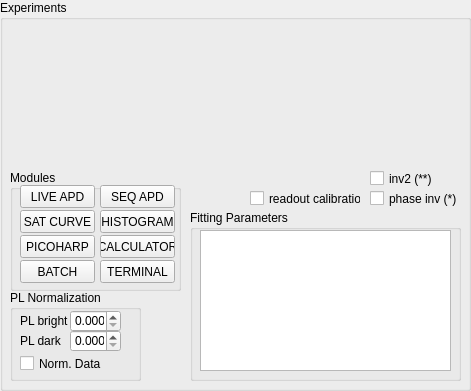
    <widget class="QGroupBox" name="groupBox_expinfo">
     <property name="geometry">
      <rect>
       <x>830</x>
       <y>460</y>
       <width>471</width>
       <height>391</height>
      </rect>
     </property>
     <property name="title">
      <string>Experiments</string>
     </property>
     <widget class="QLabel" name="label_pb_disp">
      <property name="geometry">
       <rect>
        <x>40</x>
        <y>20</y>
        <width>391</width>
        <height>151</height>
       </rect>
      </property>
      <property name="text">
       <string/>
      </property>
     </widget>
     <widget class="QGroupBox" name="groupBox_modules">
      <property name="geometry">
       <rect>
        <x>10</x>
        <y>170</y>
        <width>171</width>
        <height>121</height>
       </rect>
      </property>
      <property name="title">
       <string>Modules</string>
      </property>
      <widget class="QPushButton" name="btn_widget_liveapd">
       <property name="geometry">
        <rect>
         <x>10</x>
         <y>15</y>
         <width>75</width>
         <height>23</height>
        </rect>
       </property>
       <property name="text">
        <string>LIVE APD</string>
       </property>
       <property name="checkable">
        <bool>true</bool>
       </property>
      </widget>
      <widget class="QPushButton" name="btn_widget_seqapd">
       <property name="geometry">
        <rect>
         <x>90</x>
         <y>15</y>
         <width>75</width>
         <height>23</height>
        </rect>
       </property>
       <property name="text">
        <string>SEQ APD</string>
       </property>
       <property name="checkable">
        <bool>true</bool>
       </property>
      </widget>
      <widget class="QPushButton" name="btn_widget_satcurve">
       <property name="geometry">
        <rect>
         <x>10</x>
         <y>40</y>
         <width>75</width>
         <height>23</height>
        </rect>
       </property>
       <property name="text">
        <string>SAT CURVE</string>
       </property>
       <property name="checkable">
        <bool>true</bool>
       </property>
      </widget>
      <widget class="QPushButton" name="btn_widget_histogram">
       <property name="geometry">
        <rect>
         <x>90</x>
         <y>40</y>
         <width>75</width>
         <height>23</height>
        </rect>
       </property>
       <property name="text">
        <string>HISTOGRAM</string>
       </property>
       <property name="checkable">
        <bool>true</bool>
       </property>
      </widget>
      <widget class="QPushButton" name="btn_widget_picoharp">
       <property name="geometry">
        <rect>
         <x>10</x>
         <y>65</y>
         <width>75</width>
         <height>23</height>
        </rect>
       </property>
       <property name="text">
        <string>PICOHARP</string>
       </property>
       <property name="checkable">
        <bool>true</bool>
       </property>
      </widget>
      <widget class="QPushButton" name="btn_widget_calculator">
       <property name="geometry">
        <rect>
         <x>90</x>
         <y>65</y>
         <width>75</width>
         <height>23</height>
        </rect>
       </property>
       <property name="text">
        <string>CALCULATOR</string>
       </property>
       <property name="checkable">
        <bool>true</bool>
       </property>
      </widget>
      <widget class="QPushButton" name="btn_widget_batch">
       <property name="geometry">
        <rect>
         <x>10</x>
         <y>90</y>
         <width>75</width>
         <height>23</height>
        </rect>
       </property>
       <property name="text">
        <string>BATCH</string>
       </property>
       <property name="checkable">
        <bool>true</bool>
       </property>
      </widget>
      <widget class="QPushButton" name="btn_widget_terminal">
       <property name="geometry">
        <rect>
         <x>90</x>
         <y>90</y>
         <width>75</width>
         <height>23</height>
        </rect>
       </property>
       <property name="text">
        <string>TERMINAL</string>
       </property>
       <property name="checkable">
        <bool>true</bool>
       </property>
      </widget>
     </widget>
     <widget class="QGroupBox" name="groupBox_plnorm">
      <property name="geometry">
       <rect>
        <x>10</x>
        <y>290</y>
        <width>131</width>
        <height>91</height>
       </rect>
      </property>
      <property name="title">
       <string>PL Normalization</string>
      </property>
      <widget class="QDoubleSpinBox" name="dbl_plnorm_bright">
       <property name="geometry">
        <rect>
         <x>60</x>
         <y>20</y>
         <width>51</width>
         <height>22</height>
        </rect>
       </property>
       <property name="specialValueText">
        <string/>
       </property>
       <property name="decimals">
        <number>3</number>
       </property>
      </widget>
      <widget class="QDoubleSpinBox" name="dbl_plnorm_dark">
       <property name="geometry">
        <rect>
         <x>60</x>
         <y>40</y>
         <width>51</width>
         <height>22</height>
        </rect>
       </property>
       <property name="decimals">
        <number>3</number>
       </property>
      </widget>
      <widget class="QLabel" name="label_plnorm_bright">
       <property name="geometry">
        <rect>
         <x>10</x>
         <y>20</y>
         <width>61</width>
         <height>22</height>
        </rect>
       </property>
       <property name="text">
        <string>PL bright</string>
       </property>
      </widget>
      <widget class="QLabel" name="label_plnorm_dark">
       <property name="geometry">
        <rect>
         <x>10</x>
         <y>40</y>
         <width>61</width>
         <height>22</height>
        </rect>
       </property>
       <property name="text">
        <string>PL dark</string>
       </property>
      </widget>
      <widget class="QCheckBox" name="chkbx_plnorm">
       <property name="geometry">
        <rect>
         <x>10</x>
         <y>65</y>
         <width>101</width>
         <height>17</height>
        </rect>
       </property>
       <property name="text">
        <string>Norm. Data</string>
       </property>
      </widget>
     </widget>
     <widget class="QGroupBox" name="groupBox_fits">
      <property name="geometry">
       <rect>
        <x>190</x>
        <y>210</y>
        <width>271</width>
        <height>171</height>
       </rect>
      </property>
      <property name="title">
       <string>Fitting Parameters</string>
      </property>
      <widget class="QTextBrowser" name="disp_fits">
       <property name="geometry">
        <rect>
         <x>10</x>
         <y>20</y>
         <width>251</width>
         <height>141</height>
        </rect>
       </property>
      </widget>
     </widget>
     <widget class="QCheckBox" name="chkbx_readoutcal">
      <property name="geometry">
       <rect>
        <x>250</x>
        <y>190</y>
        <width>111</width>
        <height>17</height>
       </rect>
      </property>
      <property name="layoutDirection">
       <enum>Qt::LeftToRight</enum>
      </property>
      <property name="text">
       <string>readout calibration</string>
      </property>
     </widget>
     <widget class="QCheckBox" name="chkbx_inv2">
      <property name="geometry">
       <rect>
        <x>370</x>
        <y>170</y>
        <width>91</width>
        <height>17</height>
       </rect>
      </property>
      <property name="layoutDirection">
       <enum>Qt::LeftToRight</enum>
      </property>
      <property name="text">
       <string>inv2 (**)</string>
      </property>
     </widget>
     <widget class="QCheckBox" name="chkbx_inv">
      <property name="geometry">
       <rect>
        <x>370</x>
        <y>190</y>
        <width>91</width>
        <height>17</height>
       </rect>
      </property>
      <property name="layoutDirection">
       <enum>Qt::LeftToRight</enum>
      </property>
      <property name="text">
       <string>phase inv (*)</string>
      </property>
     </widget>
    </widget>
